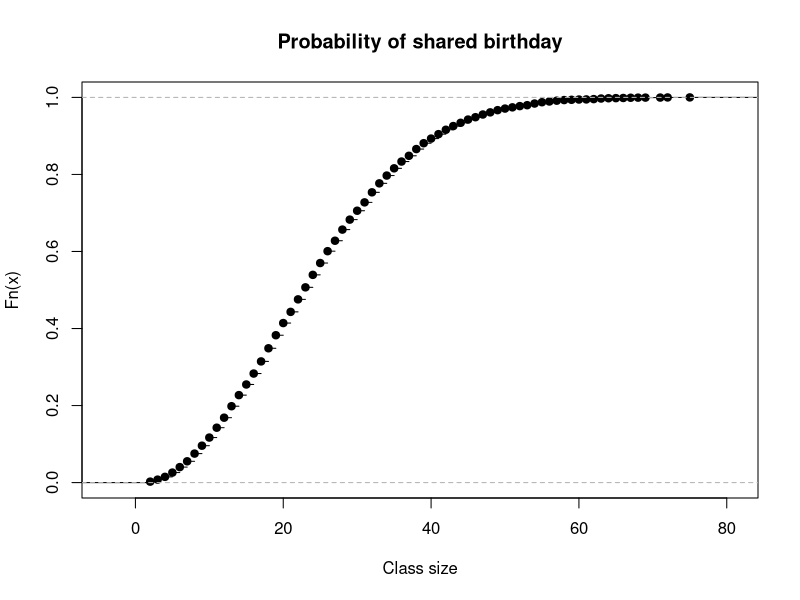
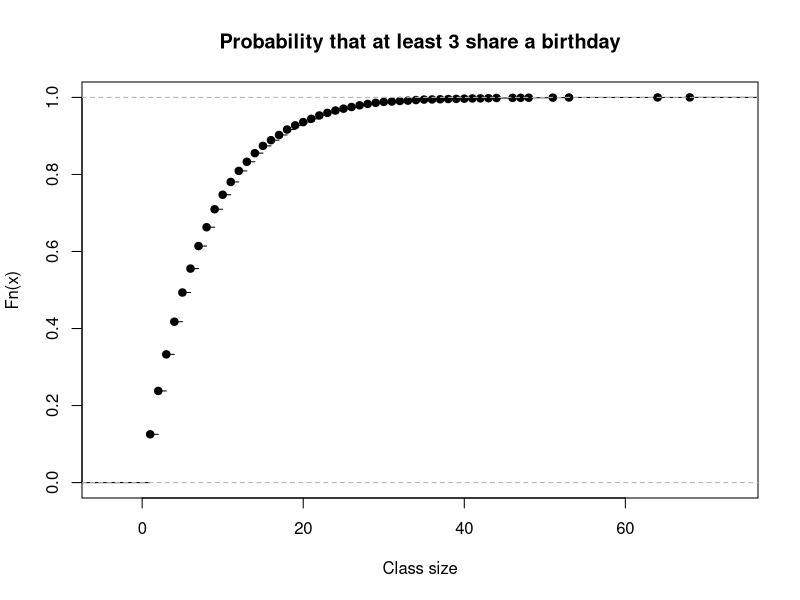
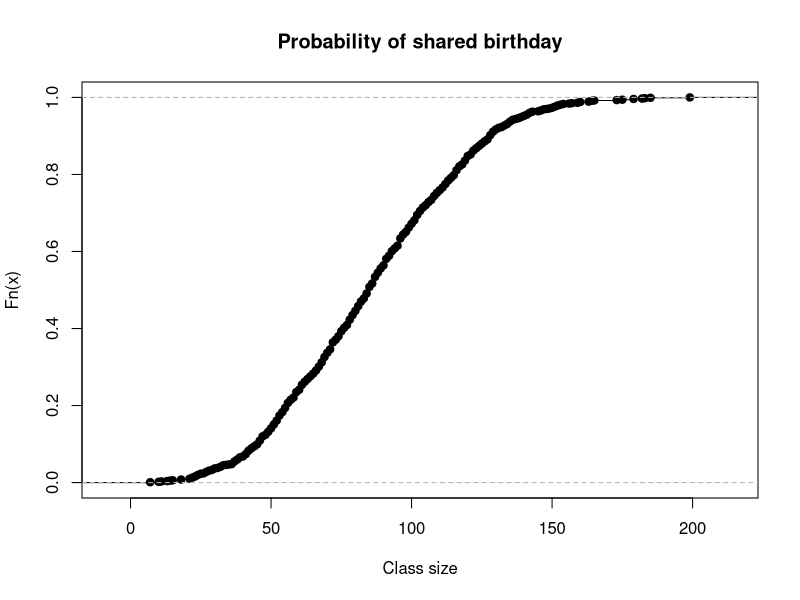

Here is the R script that generated these plots, in order:
## ---- chunk 1
generate_class <- function(class_size){
  sample(1:365, class_size, replace=TRUE)
}

generate_class(55) |>
  table()

# use the table() function to sort the number of birthdays per day, then use the max() function to choose the number to times there are three or more birthdays on a single day

check_birthday <- function(class){
  class |> 
  table() |>
  max() >= 3
    
}

set.seed(230583)
R <- 10000
replicates <- replicate(R, generate_class(55) |> check_birthday())
mean(replicates)
## ---- chunk 2
# Version 2 from HW 6
first_duplicate <- function(){
    sample(1:365, 366, replace=TRUE) |>
    duplicated() |>
    which() |>
    min()
}

R <- 10000
fd1 <- replicate(R, first_duplicate())
plot(ecdf(fd1), main = "Probability of shared birthday", xlab = "Class size")
## ---- chunk 3
# use variables instead of piping |> in order to use a conditional to go through each instance created.
first_duplicate <- function(){
    generate_class <- sample(1:365, 366, replace=TRUE)
    birthday_counts <- table(generate_class)
    # use the table function again to group birthdays 
    triple <- which(birthday_counts >= 3)
    # use which function to get indices when there are 3 or more of the same birthdays
    if (length(triple) > 0) {
        return(min(triple))
    } else {
        return(NA)
    }
    # use a conditional to go through the instances. the min() function is used again to get the index of the first instance that there are 3 of the same birthdays. If there are not 3 or more duplicates, then NA will be returned 
}

R <- 10000
fd1 <- replicate(R, first_duplicate())
fd1 <- fd1[!is.na(fd1)] 
plot(ecdf(fd1), main = "Probability that at least 3 share a birthday", xlab = "Class size")

## ---- chunk 4
# another method using version 2 of the code using a for loop:
first_duplicate <- function(k) {
  cr1 <- sample(1:365, 366*(k-1), replace=TRUE)
  for(i in 1:length(cr1)) {
    if(any(table(cr1[1:i]) >= k)) return(i)
  }
}

R <- 1000
fd1 <- replicate(R, first_duplicate(3))
plot(ecdf(fd1), main = "Probability of shared birthday", xlab = "Class size")

